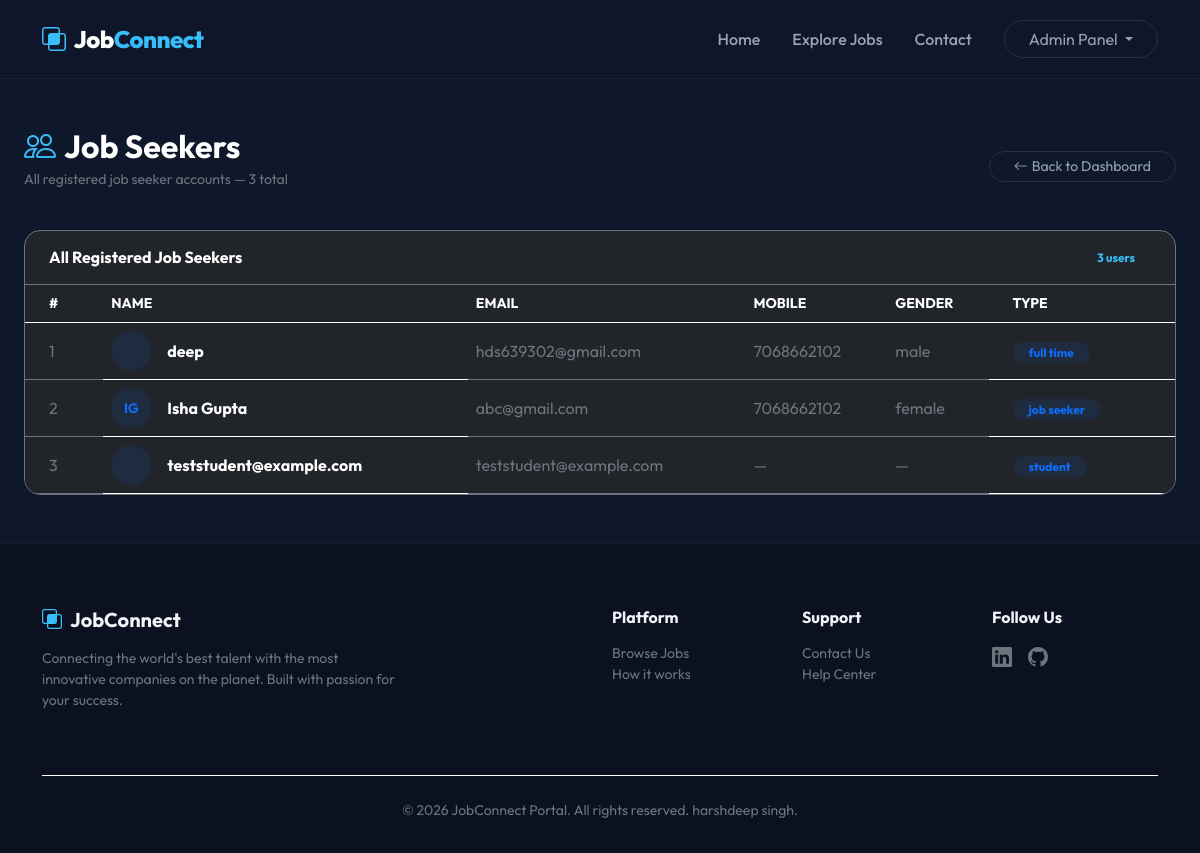
Before: /view_users/ (signed in) with the older database file.
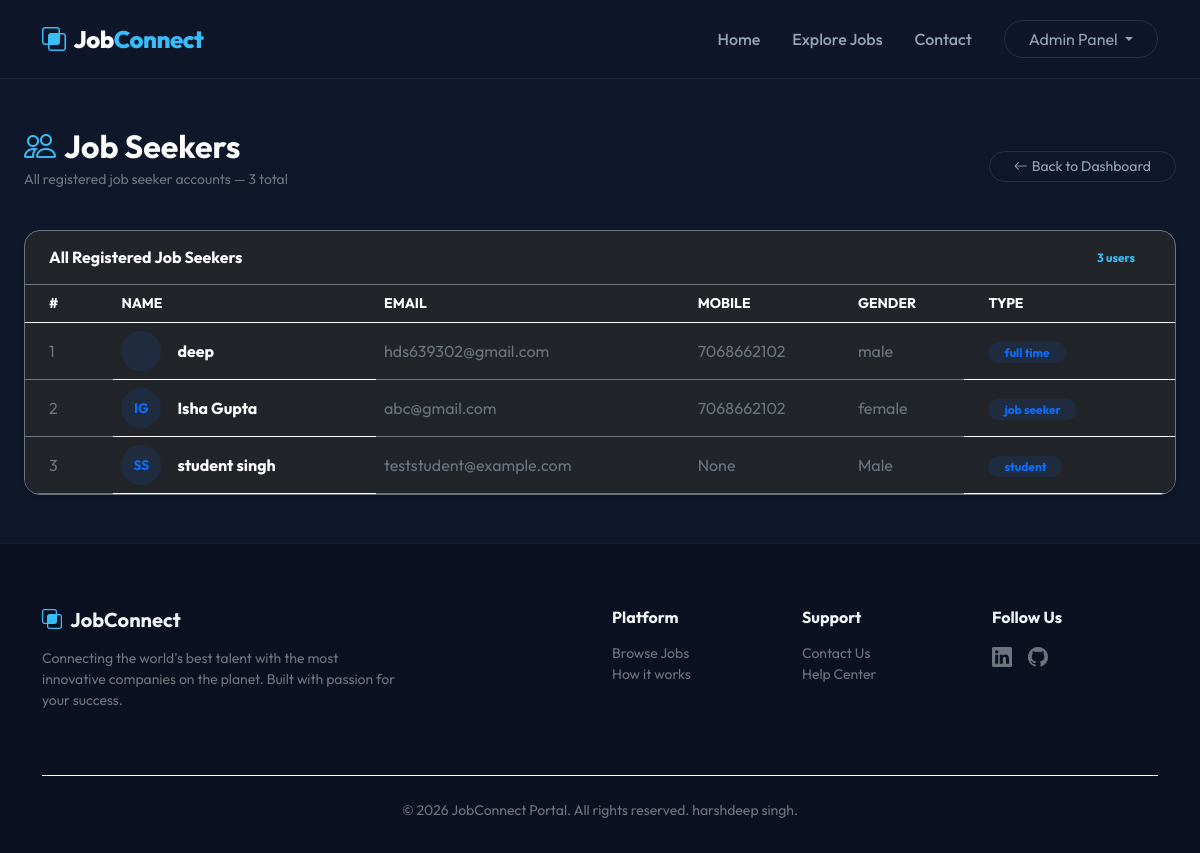
After: the same page with the newer database file.
### job/models.py (models this page shows, shortened)
class StudentUser(models.Model):
    user = models.ForeignKey(User, on_delete=models.CASCADE)
    mobile = models.CharField(max_length=15, null=True)
    image = models.FileField(null=True)
    gender = models.CharField(max_length=15, null=True)
    company = models.CharField(max_length=100, null=True)
    type = models.CharField(max_length=15, null=True)

### job/views.py (the view)
# urls.py: path('view_users/', views.view_users, name="view_users"),
def view_users(request):
    if not request.user.is_authenticated:
        return redirect('adminlogin')
    data=StudentUser.objects.all()
    context={'data':data}
    return render(request, 'view_users.html',context)

### job/templates/view_users.html (shortened to what this page needs)
{% extends 'base.html' %}
{% block content %}
<div class="container-fluid px-4 py-5">
    <div class="d-flex align-items-center justify-content-between mb-4 flex-wrap gap-3">
        <div>
            <h2 class="text-white fw-bold mb-1"><i class="bi bi-people me-2 text-accent"></i>Job Seekers</h2>
            <p class="text-secondary small">All registered job seeker accounts — {{ data.count }} total</p>
        </div>
        <a href="{% url 'adminhome' %}" class="btn btn-outline-custom btn-sm rounded-pill px-4">
            <i class="bi bi-arrow-left me-1"></i>Back to Dashboard
        </a>
    </div>
    <div class="card bg-dark border-secondary p-0 rounded-4 shadow-sm overflow-hidden">
        <div
            class="card-header bg-transparent border-secondary py-3 px-4 d-flex align-items-center justify-content-between">
            <h6 class="text-white fw-bold mb-0">All Registered Job Seekers</h6>
            <span class="badge bg-accent bg-opacity-10 text-accent rounded-pill px-3">{{ data.count }} users</span>
        </div>
        <div class="table-responsive">
            <table class="table table-dark table-hover border-0 mb-0">
                <thead>
                    <tr class="text-secondary small text-uppercase">
                        <th class="px-4">#</th>
                        <th>Name</th>
                        <th>Email</th>
                        <th>Mobile</th>
                        <th>Gender</th>
                        <th class="px-4">Type</th>
                    </tr>
                </thead>
                <tbody class="border-top-0">
                    {% for s in data %}
                    <tr class="align-middle">
                        <td class="px-4 text-secondary">{{ forloop.counter }}</td>
                        <td>
                            <div class="d-flex align-items-center gap-3">
                                <div class="bg-primary bg-opacity-10 text-primary rounded-circle d-flex align-items-center justify-content-center fw-bold"
                                    style="width: 40px; height: 40px; font-size: 0.85rem;">
                                    {{ s.user.first_name|first|upper }}{{ s.user.last_name|first|upper }}
                                </div>
                                <span class="fw-bold">{{ s.user.get_full_name|default:s.user.username }}</span>
                            </div>
                        </td>
                        <td class="text-secondary">{{ s.user.email }}</td>
                        <td class="text-secondary">{{ s.mobile|default:"—" }}</td>
                        <td class="text-secondary">{{ s.gender|default:"—" }}</td>
                        <td class="px-4">
                            <span class="badge bg-primary bg-opacity-10 text-primary rounded-pill px-3">
                                {{ s.type|default:"Job Seeker" }}
                            </span>
                        </td>
                    </tr>
                    {% endfor %}
                </tbody>
            </table>
        </div>
    </div>
</div>
{% endblock %}

Changed rows visible on the page:
changed StudentUser "student": user.first_name|first (not shown) → "S"; user.last_name|first (not shown) → "S"; user.get_full_name "teststudent@example.com" → "student singh"; mobile "—" → "None"; gender "—" → "Male"
